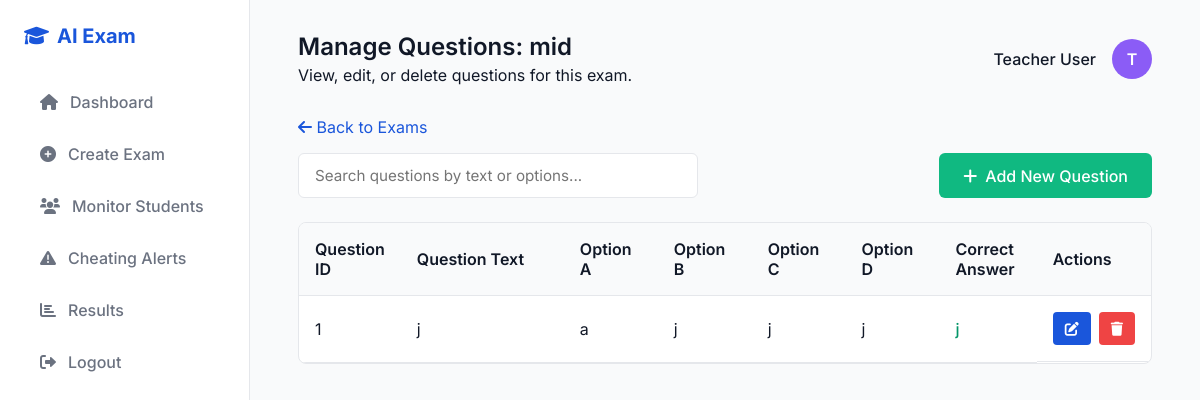
Before: /teacher/manage_questions/1 (signed in) with the older database file.
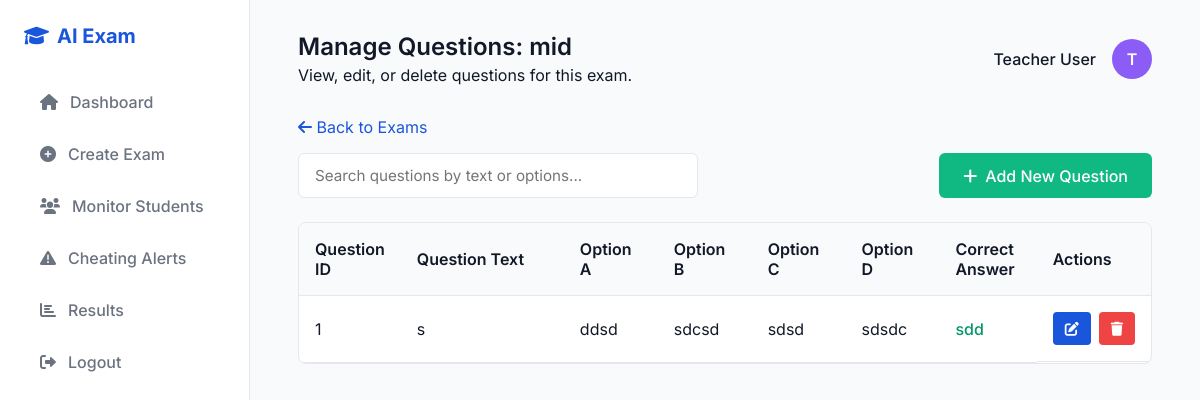
After: the same page with the newer database file.
### tables this page shows
CREATE TABLE questions (
            id INTEGER PRIMARY KEY AUTOINCREMENT,
            exam_id INTEGER NOT NULL,
            question_text TEXT NOT NULL,
            option1 TEXT NOT NULL,
            option2 TEXT NOT NULL,
            option3 TEXT NOT NULL,
            option4 TEXT NOT NULL,
            correct_answer TEXT NOT NULL,
            question_type TEXT NOT NULL DEFAULT 'multiple_choice',
            FOREIGN KEY (exam_id) REFERENCES exams (id)
        );

### app.py (the view)
@app.route('/teacher/manage_questions/<int:exam_id>')
def manage_questions(exam_id):
    if session.get('role') != 'teacher':
        return redirect(url_for('login'))
    conn = get_db_connection()
    exam = conn.execute('SELECT * FROM exams WHERE id = ? AND created_by = ?', (exam_id, session['user_id'])).fetchone()
    if not exam:
        conn.close()
        flash('Exam not found or access denied.')
        return redirect(url_for('manage_exams'))
    questions = conn.execute('SELECT * FROM questions WHERE exam_id = ?', (exam_id,)).fetchall()
    conn.close()
    return render_template('manage_questions.html', exam=exam, questions=questions)

### app.py (called while the page is built)
def get_db_connection():
    conn = sqlite3.connect(DATABASE)
    conn.row_factory = sqlite3.Row
    return conn

### templates/manage_questions.html (shortened to what the changed rows need)
<!DOCTYPE html>
<html lang="en">
<head>
    <link rel="stylesheet" href="{{ url_for('static', filename='style.css') }}">
    <link href="https://cdnjs.cloudflare.com/ajax/libs/font-awesome/6.0.0/css/all.min.css" rel="stylesheet">
</head>
<body>
    <div class="dashboard-layout">
        <main class="main-content">
            <div class="table-container">
                <table class="questions-table" id="questionsTable">
                    <thead>
                        <tr>
                            <th style="width: 10%;">Question ID</th>
                            <th style="width: 25%;">Question Text</th>
                            <th style="width: 12%;">Option A</th>
                            <th style="width: 12%;">Option B</th>
                            <th style="width: 12%;">Option C</th>
                            <th style="width: 12%;">Option D</th>
                            <th style="width: 12%;">Correct Answer</th>
                            <th style="width: 10%;">Actions</th>
                        </tr>
                    </thead>
                    <tbody>
                        {% if questions %}
                            {% for q in questions %}
                            <tr>
                                <td>{{ q.id }}</td>
                                <td>{{ q.question_text }}</td>
                                <td>{{ q.option1 }}</td>
                                <td>{{ q.option2 }}</td>
                                <td>{{ q.option3 }}</td>
                                <td>{{ q.option4 }}</td>
                                <td><span style="color: #059669; font-weight: 500;">{{ q.correct_answer }}</span></td>
                                <td class="actions-col">
                                    <a href="{{ url_for('edit_question', question_id=q.id) }}" class="btn-edit" title="Edit Question">
                                        <i class="fas fa-edit"></i>
                                    </a>
                                    <form action="{{ url_for('delete_question', question_id=q.id) }}" method="POST" onsubmit="return confirm('Are you sure you want to delete this question? This action cannot be undone.');" style="margin: 0;">
                                        <button type="submit" class="btn-delete" title="Delete Question">
                                            <i class="fas fa-trash"></i>
                                        </button>
                                    </form>
                                </td>
                            </tr>
                            {% endfor %}
                        {% else %}
                            <tr id="noResultsRow">
                                <td colspan="8" style="padding: 2rem; text-align: center; color: var(--text-muted);">No questions found for this exam.</td>
                            </tr>
                        {% endif %}
                    </tbody>
                </table>
            </div>
        </main>
    </div>
</body>
</html>

Changed rows visible on the page:
changed questions id 1: question_text "j" → "s"; option1 "a" → "ddsd"; option2 "j" → "sdcsd"; option3 "j" → "sdsd"; option4 "j" → "sdsdc"; correct_answer "j" → "sdd"
